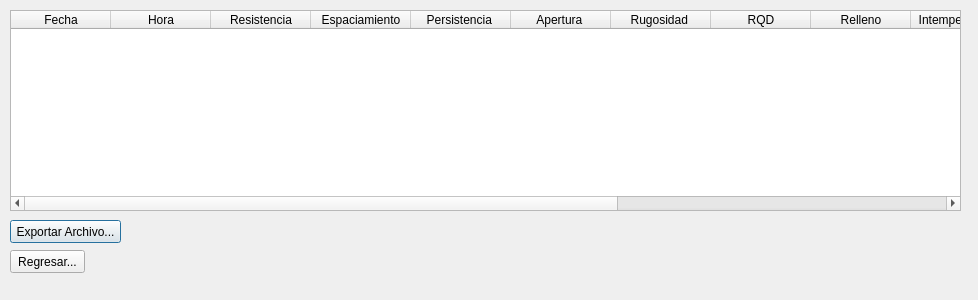
<?xml version="1.0" encoding="UTF-8"?>
<ui version="4.0">
 <class>RMRDialog</class>
 <widget class="QDialog" name="RMRDialog">
  <property name="geometry">
   <rect>
    <x>0</x>
    <y>0</y>
    <width>978</width>
    <height>300</height>
   </rect>
  </property>
  <property name="windowTitle">
   <string>RMR</string>
  </property>
  <widget class="QTableWidget" name="historialTW">
   <property name="geometry">
    <rect>
     <x>10</x>
     <y>10</y>
     <width>951</width>
     <height>201</height>
    </rect>
   </property>
   <column>
    <property name="text">
     <string>Fecha</string>
    </property>
   </column>
   <column>
    <property name="text">
     <string>Hora</string>
    </property>
   </column>
   <column>
    <property name="text">
     <string>Resistencia</string>
    </property>
   </column>
   <column>
    <property name="text">
     <string>Espaciamiento</string>
    </property>
   </column>
   <column>
    <property name="text">
     <string>Persistencia </string>
    </property>
   </column>
   <column>
    <property name="text">
     <string>Apertura </string>
    </property>
   </column>
   <column>
    <property name="text">
     <string>Rugosidad </string>
    </property>
   </column>
   <column>
    <property name="text">
     <string>RQD</string>
    </property>
   </column>
   <column>
    <property name="text">
     <string>Relleno</string>
    </property>
   </column>
   <column>
    <property name="text">
     <string>Intemperizacion</string>
    </property>
   </column>
   <column>
    <property name="text">
     <string>Agua</string>
    </property>
   </column>
   <column>
    <property name="text">
     <string>Ajuste</string>
    </property>
   </column>
   <column>
    <property name="text">
     <string>RMR</string>
    </property>
   </column>
   <column>
    <property name="text">
     <string>Conclusión</string>
    </property>
   </column>
  </widget>
  <widget class="QPushButton" name="exportarPB">
   <property name="geometry">
    <rect>
     <x>10</x>
     <y>220</y>
     <width>111</width>
     <height>23</height>
    </rect>
   </property>
   <property name="text">
    <string>Exportar Archivo...</string>
   </property>
  </widget>
  <widget class="QPushButton" name="regresarPB">
   <property name="geometry">
    <rect>
     <x>10</x>
     <y>250</y>
     <width>75</width>
     <height>23</height>
    </rect>
   </property>
   <property name="text">
    <string>Regresar...</string>
   </property>
  </widget>
 </widget>
 <resources/>
 <connections/>
</ui>
